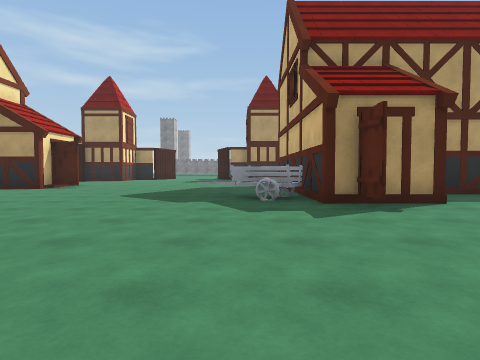
view 1 (above)

13 first-person views from a walk through a 3-D level made in the Unity game engine. The camera is 1.2 m above the floor, tilts 2° down and sees 80° across. The floor is counted in squares, 2 m on a side. Each view is taken from the middle of a square. On the plan, view 1 faces up. The plan holds only what a view shows up to about 9 squares ahead; the rest is blank. The place goes on beyond the plan. Surface patterns are stand-ins for the level's own textures.

view 2
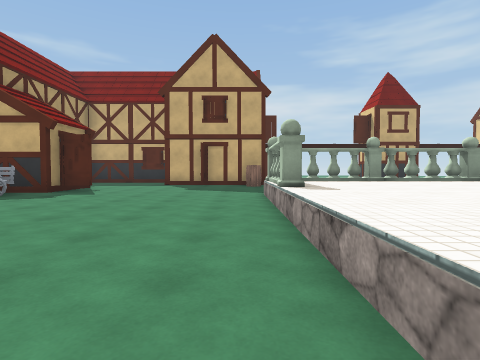

view 3
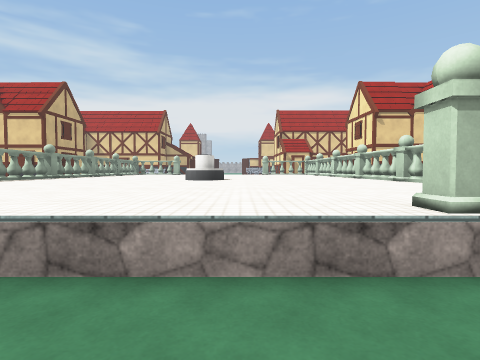

view 4
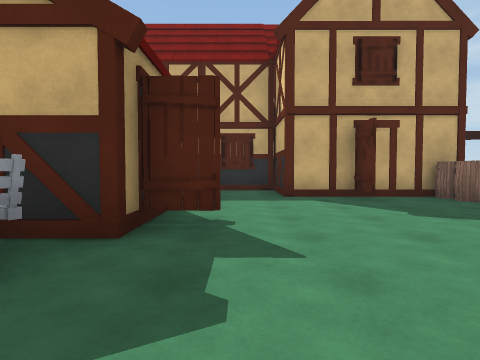

view 5
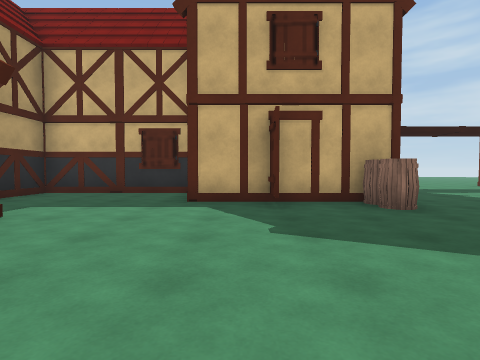

view 6
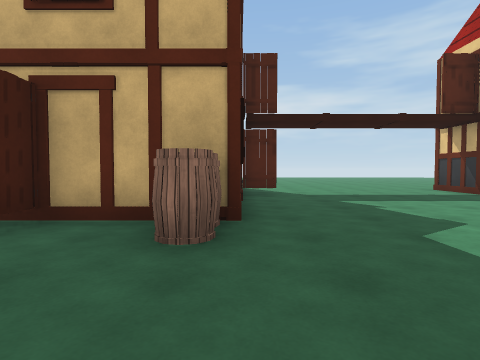

view 7
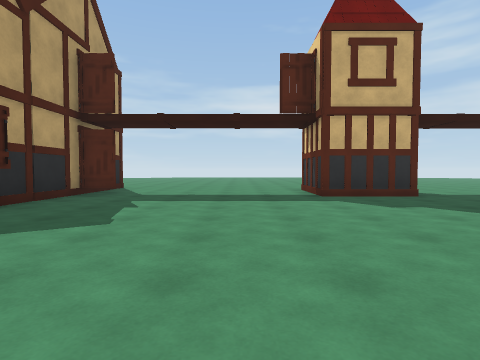

view 8
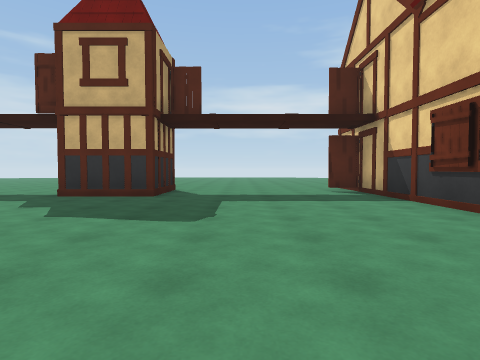

view 9
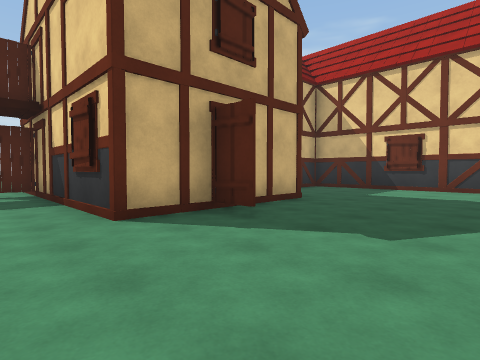

view 10
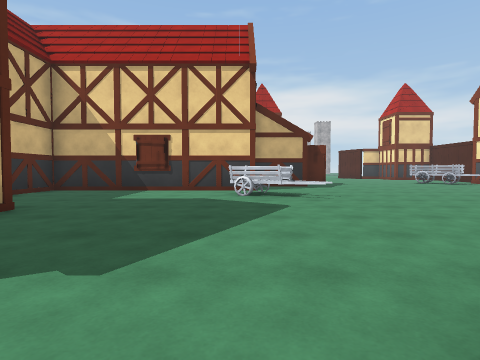

view 11
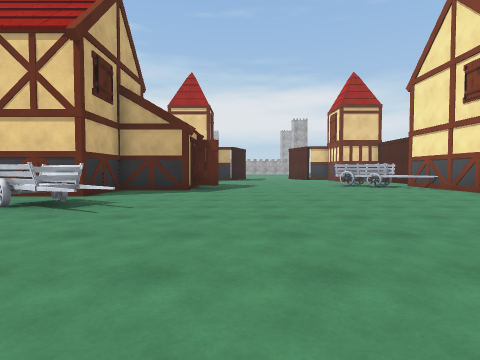

view 12
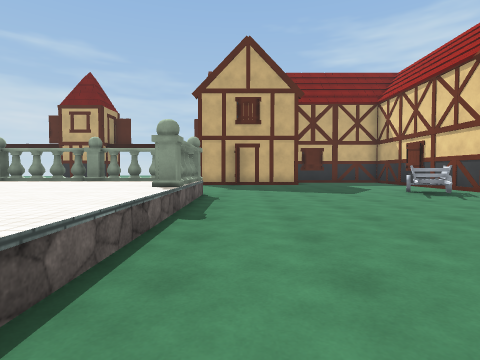

view 13
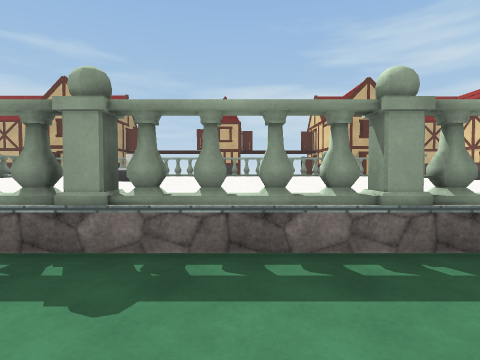

### Floor plan
Key: @ floor where view 1 was taken; # wall or solid block; . floor; ^ raised ledge; O other object.
Columns run from 11 left of view 1 to 10 right of it. Each row starts with its distance up from view 1.
  9      ....... #
  8      ........#
  7      .....OO.#  ####
  6       .....OO# ....#
  5        ......##....#
  4        ............#
  3         .........###
  2        ..........#
  1       ..........##
  0      ......@.....#
 -1    OOO^^^OOOO...O#####
 -2     ^^^^^^^^O ........
 -3   O^^^^^^^^^O  .......
 -4   O^^^^^^^^^O ........
 -5   #^^^^^^^^^#.........
 -6   #^^^^O^^^^O ........
 -7   #^^^^O^^^^#  .....##
 -8  .#^^^^^^^^^O   ....##
 -9 ..#^^^^^^^  O  .....##
-10  .O^^^^^    O ........
-11   O ^^^^^^ ^O.........
-12    ^^^^  ^^^# ........
-13     ^^^ ^^^^O.........
-14       ^^^^^^#........#
-15       ^^^OOOO....#####
-16      ...........##
-17       ...........#
-18        ..........#
-19       ............
-20      ......OO......
-21      .......OO.....#
-22     ...............#
-23    ..........#######
-24   #..........#
-25    O...... ###

Positions as (right, up) in squares from view 1, and headings:
1: (0, 0), facing up
2: (-6, 0), facing right
3: (-5, 1), facing down
4: (-1, 4), facing right
5: (0, 2), facing right
6: (2, -1), facing right
7: (2, -5), facing right
8: (2, -11), facing right
9: (2, -13), facing down-right
10: (2, -14), facing down
11: (-2, -16), facing down
12: (-6, -16), facing right
13: (-11, -9), facing right
